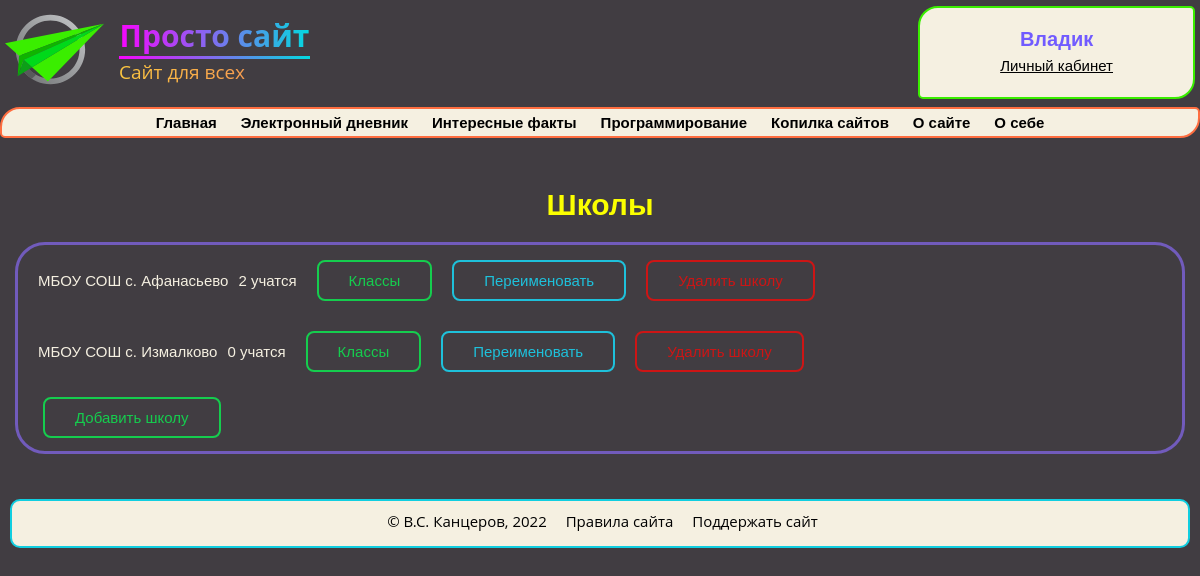
Page /schools (signed in) on the earlier database version.
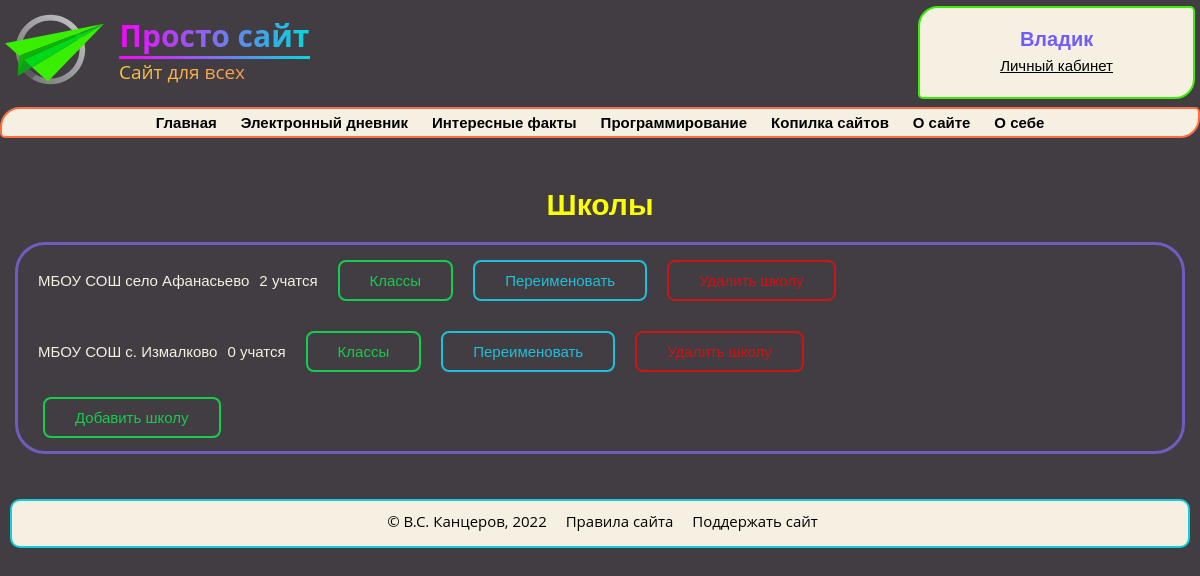
Same page on the later database version.
### data/schools.py (models this page shows)
class School(SqlAlchemyBase, UserMixin):
    __tablename__ = 'schools'
    id = sqlalchemy.Column(sqlalchemy.Integer, primary_key=True, autoincrement=True)
    name = sqlalchemy.Column(sqlalchemy.String, nullable=False)

### main.py (the view)
@app.route('/schools')
def schools_site():
    if current_user.is_authenticated and current_user.admin:
        db_sess = db_session.create_session()
        schools = db_sess.query(School).all()
        users = db_sess.query(User).all()
        users_schools = dict()  # Словарь для указания сколько учеников в каждой школе
        for school in schools:
            k = 0
            for user in users:
                if school.id == user.school_id:
                    k += 1
            users_schools[school.name] = k
        return render_template('schools.html', schools=schools, users_schools=users_schools)
    return abort(404)

### data/db_session.py (called while the page is built)
def create_session() -> Session:
    global __factory
    return __factory()

### main.py (called while the page is built)
@login_manager.user_loader
def load_user(user_id):
    db_sess = db_session.create_session()
    return db_sess.query(User).get(user_id)

### templates/schools.html (shortened to what this page needs)
{% extends 'base.html' %}
{% block body %}
<h1>Школы</h1>
<div class="personal">
    {% for school in schools %}
    <div class="div-flex">
        <p>{{ school.name }}</p>
        <p>{{ users_schools[school.name] }} учатся</p>
        <a class="shine-button" href="/{{school.id}}/classes">Классы</a>
        <a class="shine-button-blue" href="/change/school/{{school.id}}">Переименовать</a>
        <a class="shine-button-red" href="/delete/school/{{school.id}}">Удалить школу</a>
    </div>
    {% endfor %}
    <a class="shine-button" href="/add/school">Добавить школу</a>
</div>
{% endblock %}

Differences in the rows shown:
changed School: name "МБОУ СОШ с. Афанасьево" → "МБОУ СОШ село Афанасьево"
